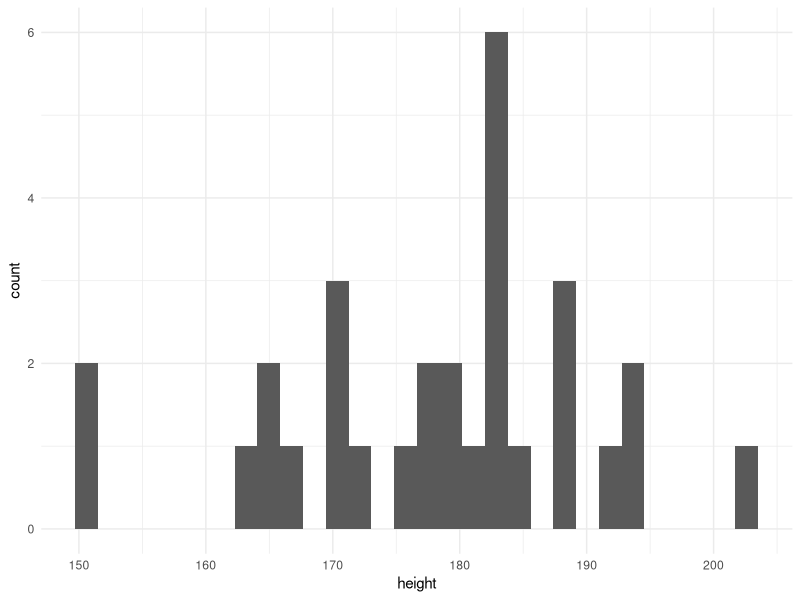
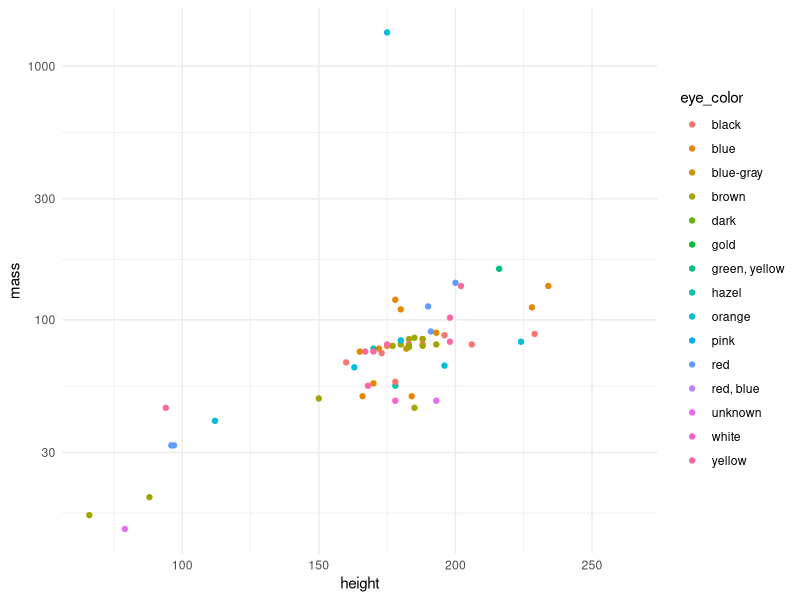
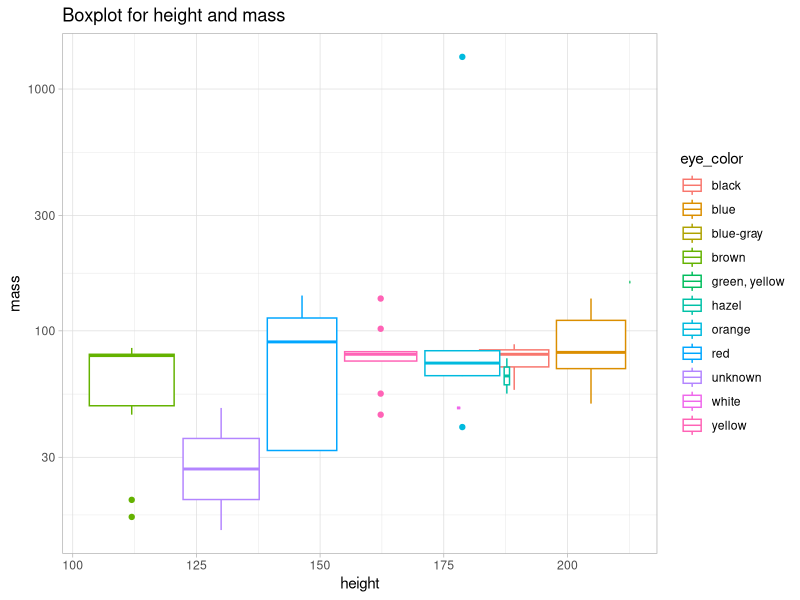
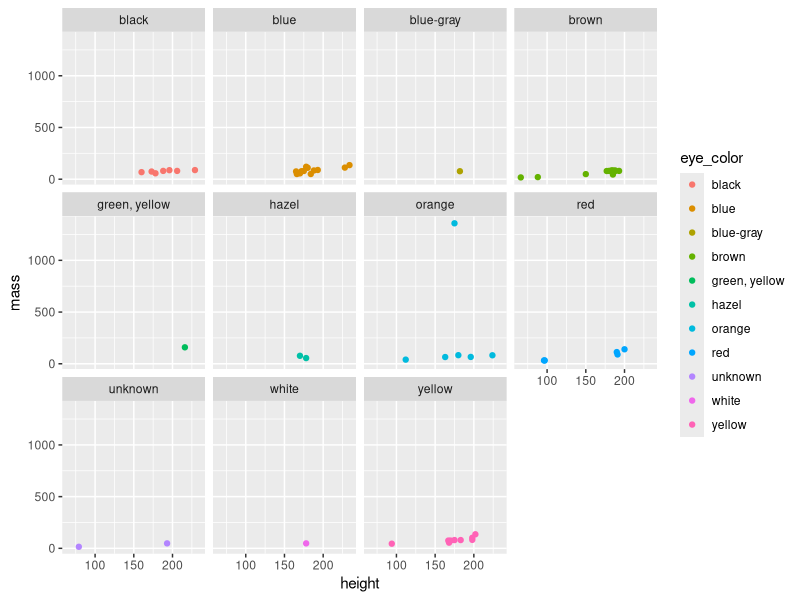

R code for these plots, in order:
# Liying

library(tidyverse)

View(starwars) 
str(starwars)
names(starwars)

# talk about %>% 
# talk filter
# talk select

# historgram
starwars %>% 
  filter(species == "Human") %>% 
  ggplot(aes(height)) +
  geom_histogram() +
  theme_minimal()

# scatter plot
starwars %>% 
  select(height, mass, eye_color) %>% 
  ggplot(aes(height, mass, color = eye_color)) +
  geom_point() +
  scale_y_log10() +
  theme_minimal()

# Gayoung

# boxplot
starwars %>% 
  select(height, mass, eye_color) %>% 
  ggplot(aes(height, mass, color = eye_color))+
  geom_boxplot() + #boxplot
  scale_y_log10() +
  theme_light() +
  ggtitle("Boxplot for height and mass")# +
#coord_flip()


# facet_wrap
starwars %>% 
  select(height, mass, eye_color) %>% 
  drop_na() %>% 
  ggplot(aes(height, mass, color = eye_color)) +
  geom_point() +
  facet_wrap(.~eye_color) 
